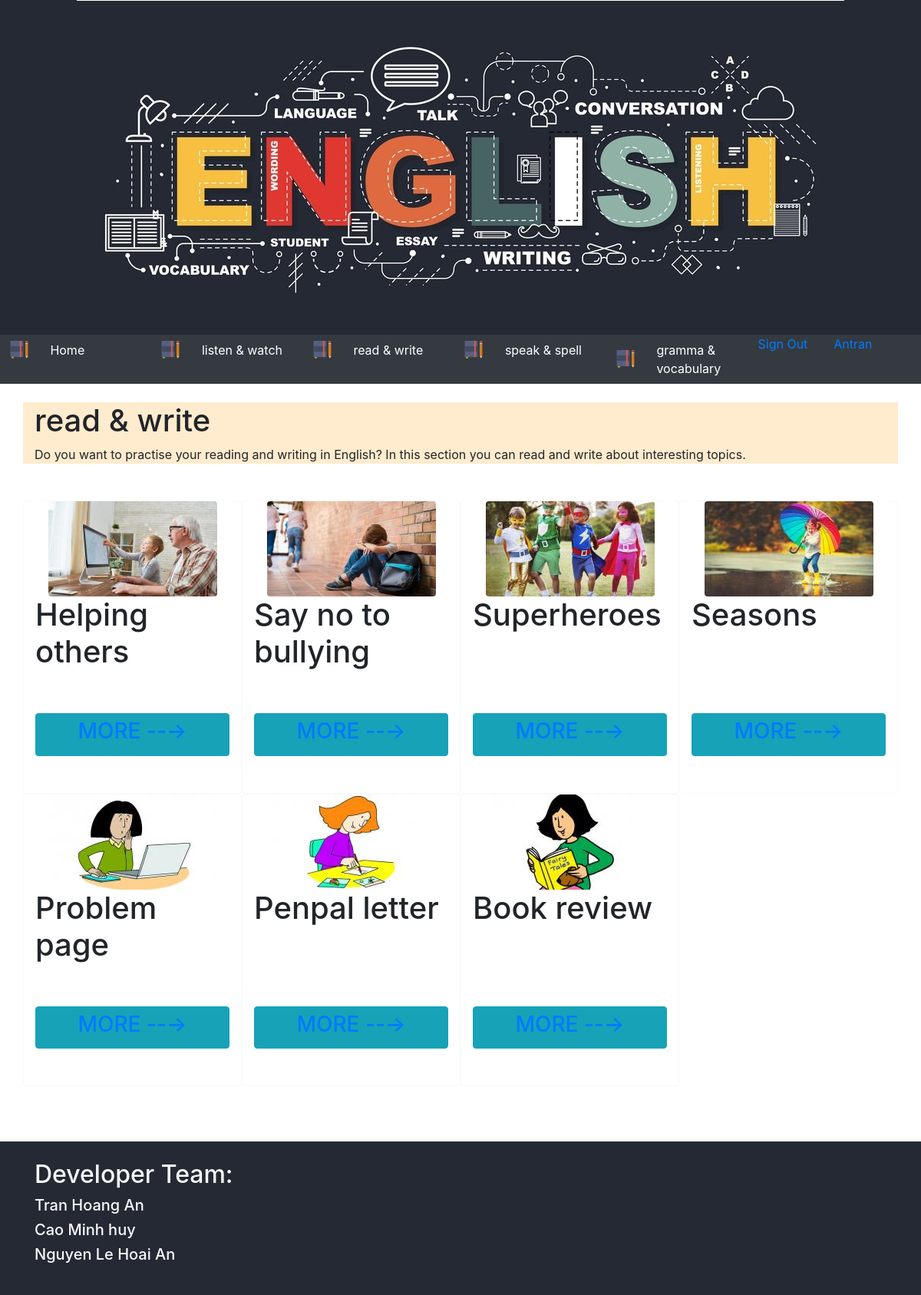
/view_tab.php?cat_id=2 (signed in), run on the app's committed database.
### tables this page shows
CREATE TABLE CATEGORIES(
    CAT_ID INTEGER NOT NULL PRIMARY KEY AUTO_INCREMENT,
    CAT_NAME TINYTEXT,
    CAT_IMG TINYTEXT,
    CAT_CONTENT TINYTEXT
);

CREATE TABLE LESSON(
    LESSON_ID INTEGER NOT NULL PRIMARY KEY AUTO_INCREMENT,
    INTRO_IMG TINYTEXT,
    LESSON_CONTENT TINYTEXT,
    LINK TINYTEXT,
    CAT_ID INTEGER,
    CONSTRAINT FK_CAT FOREIGN KEY (CAT_ID) REFERENCES CATEGORIES (CAT_ID)
);

### Code/php/categories_management.php (called while the page is built, shortened)
<?php
function get_id_name_categories() {
        $sql    = 'SELECT CAT_NAME,CAT_ID FROM CATEGORIES';
        $result = $GLOBALS['conn']->query($sql);
        $catTittle = array();
        if ($result->num_rows > 0) {
            while ($row = $result->fetch_assoc()) {
                array_push($catTittle,$row['CAT_ID'],$row['CAT_NAME']);
            }
        }
        return $catTittle;
}
?>

### Code/php/connection.php (called while the page is built, shortened)
<?php
function check_connection() {
    $servername = "localhost";
    $username   = "root";
    $password   = "";
    $dbname     = "btpm";
    return true;
}
?>

### view_tab.php (the view, shortened to what this page needs)
<?php
include('Code/php/connection.php');
include('Code/php/categories_management.php');
?>
<!DOCTYPE html>
<html lang="en">
<head>
    <link rel="stylesheet" href="bootstrap/css/bootstrap.min.css">
    <link rel="stylesheet" href="myCss.css">
</head>
<body>
    <div class="container-fluid bgimage-color">
        <img class="mx-auto d-block" src="Banner/Eng_banner.jpg" class="img-fluid" alt="Responsive image">
    </div>
    <nav class="container-fluid bg-dark">
        <div class="row">
            <ul class="nav mr-auto col-12" id="nav-tab">
            <?php $id_name = get_id_name_categories(); ?>
            <li class="nav-item active col-2">
                    <div class="row">
                        <img class="mx-auto my-auto d-block navicon-size" src="notebook.png">
                        <a class="col-9 nav-link my-auto text-white" href="./index.php">Home</a>
                    </div>
                </li>
                <li class="nav-item col-2">
                    <div class="row">
                        <img class="mx-auto my-auto d-block navicon-size" src="notebook.png">
                        <?php echo '<a class="col-9 nav-link my-auto text-white" href="./view_tab.php?cat_id='.$id_name[0].'"> '.$id_name[1].'</a>' ?>
                    </div>
                </li>
                <li class="nav-item col-2">
                    <div class="row">
                        <img class="mx-auto my-auto d-block navicon-size" src="notebook.png">
                        <?php echo '<a class="col-9 nav-link my-auto text-white" href="./view_tab.php?cat_id='.$id_name[2].'"> '.$id_name[3].'</a>' ?>
                    </div>
                </li>
                <li class="nav-item col-2">
                    <div class="row">
                        <img class="mx-auto my-auto d-block navicon-size" src="notebook.png">
                        <?php echo '<a class="col-9 nav-link my-auto text-white" href="./view_tab.php?cat_id='.$id_name[4].'"> '.$id_name[5].'</a>' ?>
                </li>
                <li class="nav-item col-2">
                    <div class="row">
                        <img class="mx-auto my-auto d-block navicon-size" src="notebook.png">
                        <?php echo '<a class="col-9 nav-link my-auto text-white" href="./view_tab.php?cat_id='.$id_name[6].'"> '.$id_name[7].'</a>' ?>
                    </div>
                </li>
                <li class="nav-item col-1">
                    <div class="row">
                        <a href="" class="text-default" data-toggle="modal" data-target="#modalRegisterForm">
                            <?php if($GLOBALS['isSignedIn'] != null){
                                      if($GLOBALS['isSignedIn'] == false){
                                          echo "Register";
                                      }
                                      else echo "<a href='Code/php/logout.php'"."> Sign Out</a>";
                                    }
                                  else echo "Register";
                            ?>
                        </a>
                    </div>
                </li>
                <li class="nav-item col-1">
                    <div class="row">
                            <?php if($GLOBALS['isSignedIn'] === false){
                                echo '<a id="login" href="" class="text-default" data-toggle="modal"
                                data-target="#modalLoginForm"> Sign in </a>';
                            }
                            else echo '<span class="text-primary">'.$_SESSION['user'].'</span>' ?>
                    </div>
                </li>
            </ul>
        </div>
    </nav>
   <br>
   <?php
   if (check_connection() === true) {
       $sql    = 'SELECT * FROM CATEGORIES WHERE CAT_ID='.$_GET['cat_id'].'';
       $result = $GLOBALS['conn']->query($sql);
       if ($result->num_rows > 0) {
        while($row = $result->fetch_assoc()){
            echo '<div class = "container intro"><h1>'.$row["CAT_NAME"].'</h1><div style="word-wrap:brea-word;">'.$row["CAT_CONTENT"].'</div></div>';
        }
       }
        else {
            echo "0 results";
        }
   }
   ?>
    <br>
    <br>
    <div class="container">
    <div class="row row-eq-height">
    <?php
    if (check_connection() === true) {
       $temp="MORE --→ ";
       $sql    = 'SELECT * FROM LESSON WHERE CAT_ID='.$_GET['cat_id'].'';
       $result = $GLOBALS['conn']->query($sql);
       if ($result->num_rows > 0) {
        while($row = $result->fetch_assoc()){
            echo '
            <div class="col-3 border border-light rounded overflow-auto d-flex flex-column">
                <img class="d-block mx-auto img-fluid rounded" src="'.$row["INTRO_IMG"].'">
                <h1>'.$row["LESSON_CONTENT"].'</h1>
                <br>
                <br>
                <button class="mt-auto btn btn-info">
                    <h3>
                    <a href="./view_lession.php?LESSON_ID='.$row["LESSON_ID"].'">'.$temp.'</a>
                    </h3>
                </button>
                <br>
                <br>
            </div>
                    ';
        }
       }
        else {
            echo "0 results";
        }
   }
    ?>
    </div>
    </div>
   <br>
    <br>
    <br>
    <div class="container-fluid" id="footer">
        <div class="container">
            <br>
            <h2 class="text-light">Developer Team:</h2>
            <h5 class="text-light"> Tran Hoang An</h5>
            <h5 class="text-light"> Cao Minh huy</h5>
            <h5 class="text-light"> Nguyen Le Hoai An</h5>
        </div>
    </div>
</body>
</html>

### myCss.css (style rules this page uses)
.bgimage-color { background-color: rgb(37, 41, 52) }
.navicon-size { height:24px; width: 24px; }
.intro { background-color: blanchedalmond; }
#footer { min-height: 200px; background-color: rgb(37, 41, 52); }

### data on the page
categories: CAT_NAME "read & write", CAT_CONTENT "Do you want to practise your reading and writing in English? In this section you can read and write about interesting topics."
lesson: INTRO_IMG (picture), LESSON_CONTENT "Helping others"
lesson: INTRO_IMG (picture), LESSON_CONTENT "Say no to bullying"
lesson: INTRO_IMG (picture), LESSON_CONTENT "Superheroes"
lesson: INTRO_IMG (picture), LESSON_CONTENT "Seasons"
lesson: INTRO_IMG (picture), LESSON_CONTENT "Problem page"
lesson: INTRO_IMG (picture), LESSON_CONTENT "Penpal letter"
lesson: INTRO_IMG (picture), LESSON_CONTENT "Book review"

### other printed values
$id_name[1] "listen & watch"
$id_name[3] "read & write"
$id_name[5] "speak & spell"
$id_name[7] "gramma & vocabulary"
$_SESSION['user'] "Antran"
